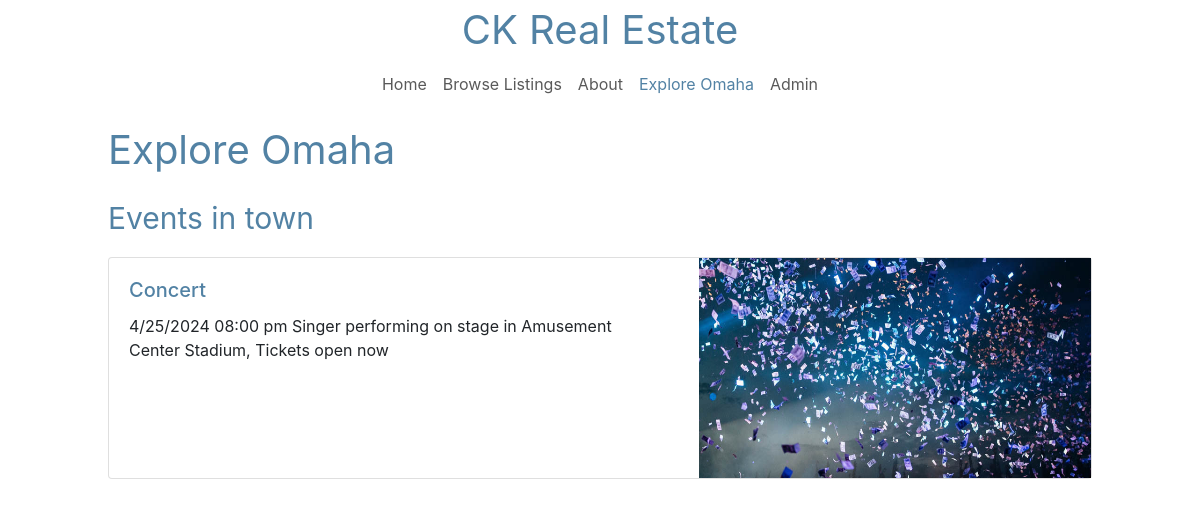
The page /omaha_events/ on the database its author committed.
### realestate/models.py (models this page shows)
class Event(models.Model):
    name = models.CharField(max_length=100)
    image = models.ImageField(upload_to='event_images/')
    description = models.TextField()

### realestate/views.py (the view)
# urls.py: path('omaha_events/', views.omaha_events, name='events'),
def omaha_events(request):
    events = Event.objects.all()
    return render(request, 'omaha_events.html', {'events': events})

### realestate/templates/omaha_events.html (shortened to what this page needs)
{% extends "navbar.html" %}
{% block content %}
<div class="mx-auto p-2" style="width: 1000px;">
        <p class="blue" style="font-size: 40px;">Explore Omaha</p>
        <p class="blue" style="font-size: 30px;">Events in town</p>
        {% for event in events %}
            <div class="card mb-12">
                <div class="row g-0">
                    <div class="col-md-7">
                        <div class="card-body">
                            <h5 class="card-title blue">{{ event.name }}</h5>
                            <p class="card-text">{{ event.description }}</p>
                        </div>
                    </div>
                    <div class="col-md">
                        <img style="height: 220px;width: 420px;" src="{{ event.image.url }}" class="img-fluid " alt="{{ event.name }}">
                    </div>
                </div>
            </div>
            <br>
        {% endfor %}
    </div>
{% endblock %}

### realestate/templates/navbar.html (style rules this page uses)
.blue { font-family: 'Inter', sans-serif; color: #5282a4; }

### rows shown on the page
Event: name "Concert", description "4/25/2024 08:00 pm Singer performing on stage in Amusement Center Stadium, Tickets open now", image (picture)
